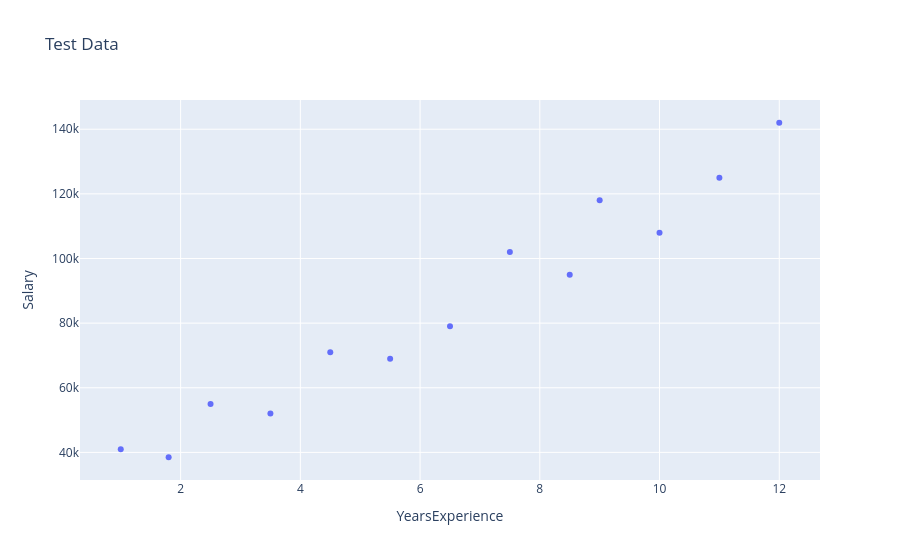
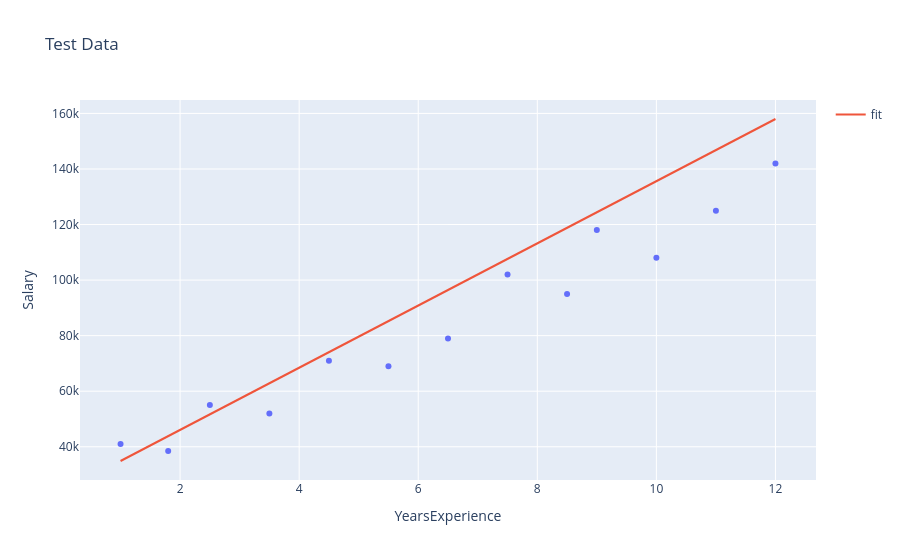

Notebook source saved alongside these figures, in order:
### Code cell
#Testing model using test data

fig = px.scatter(test_data, x='YearsExperience', y='Salary', title='Test Data')
fig.show() #Plot out the points of the data

y_pred_scaled = model.predict(x_test_scaled)
y_pred = (y_pred_scaled * np.std(y_train)) + np.mean(y_train)

fig.add_scatter(x=test_data['YearsExperience'], y=y_pred, mode='lines', name='fit')
fig.show()

### Figure 1 — Plotly figure (JSON) as saved in the notebook; plotly's stock layout.template omitted (floating-point values rounded to 4 significant figures)
{"data": [{"hovertemplate": "YearsExperience=%{x}<br>Salary=%{y}<extra></extra>", "legendgroup": "", "marker": {"color": "#636efa", "symbol": "circle"}, "mode": "markers", "name": "", "orientation": "v", "showlegend": false, "type": "scatter", "x": [1.0, 1.8, 2.5, 3.5, 4.5, 5.5, 6.5, 7.5, 8.5, 9.0, 10.0, 11.0, 12.0], "xaxis": "x", "y": [41000, 38500, 55000, 52000, 71000, 69000, 79000, 102000, 95000, 118000, 108000, 125000, 142000], "yaxis": "y"}], "layout": {"legend": {"tracegroupgap": 0}, "title": {"text": "Test Data"}, "xaxis": {"anchor": "y", "domain": [0, 1], "title": {"text": "YearsExperience"}}, "yaxis": {"anchor": "x", "domain": [0, 1], "title": {"text": "Salary"}}}}

### Figure 2 — Plotly figure (JSON) as saved in the notebook; plotly's stock layout.template omitted (floating-point values rounded to 4 significant figures)
{"data": [{"hovertemplate": "YearsExperience=%{x}<br>Salary=%{y}<extra></extra>", "legendgroup": "", "marker": {"color": "#636efa", "symbol": "circle"}, "mode": "markers", "name": "", "orientation": "v", "showlegend": false, "type": "scatter", "x": [1.0, 1.8, 2.5, 3.5, 4.5, 5.5, 6.5, 7.5, 8.5, 9.0, 10.0, 11.0, 12.0], "xaxis": "x", "y": [41000, 38500, 55000, 52000, 71000, 69000, 79000, 102000, 95000, 118000, 108000, 125000, 142000], "yaxis": "y"}, {"mode": "lines", "name": "fit", "type": "scatter", "x": [1.0, 1.8, 2.5, 3.5, 4.5, 5.5, 6.5, 7.5, 8.5, 9.0, 10.0, 11.0, 12.0], "y": [34870.0, 43830.0, 51660.0, 62850.0, 74050.0, 85240.0, 96430.0, 107600.0, 118800.0, 124400.0, 135600.0, 146800.0, 158000.0]}], "layout": {"legend": {"tracegroupgap": 0}, "title": {"text": "Test Data"}, "xaxis": {"anchor": "y", "domain": [0, 1], "title": {"text": "YearsExperience"}}, "yaxis": {"anchor": "x", "domain": [0, 1], "title": {"text": "Salary"}}}}
